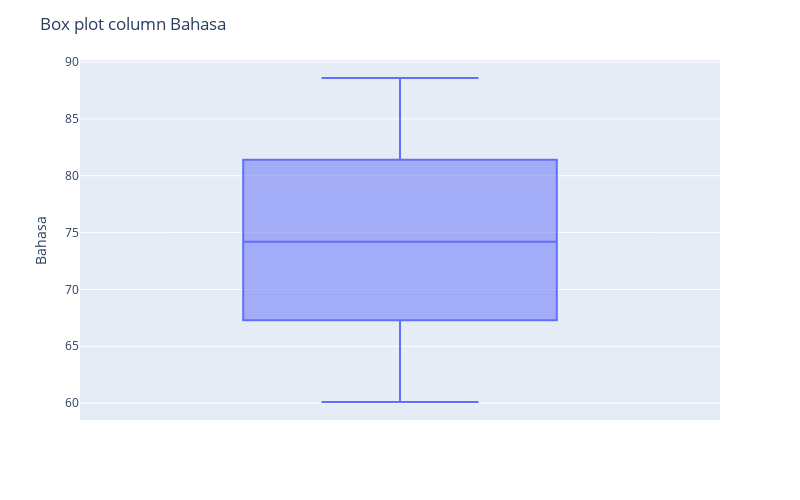
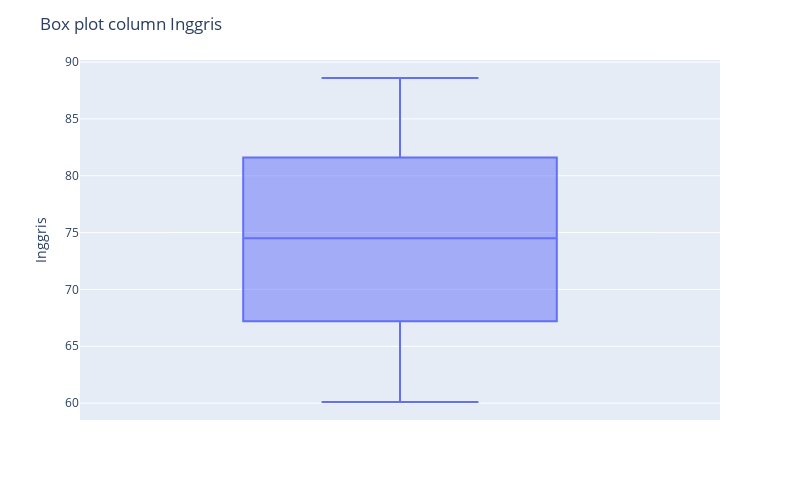
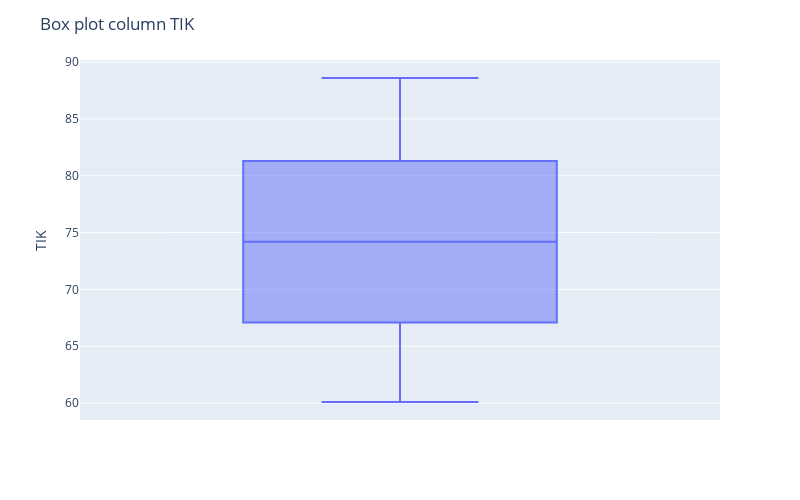
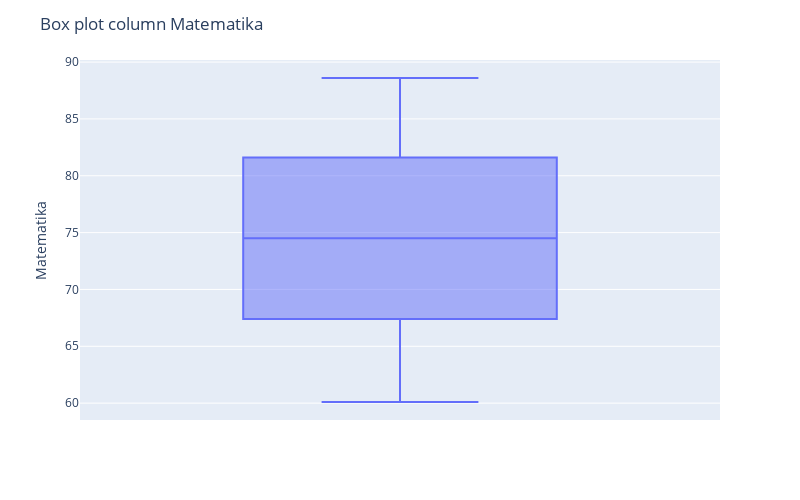

Write notebook code for charts like these, in order.
### Markdown cell above
### Check Outliers

### Code cell
import plotly.express as px
for col in df.columns:
    if df[col].dtypes == 'object':
        pass
    else:
        util_visualization.drawBoxPlot(df, col, title='Box plot column ' + col)
        Q1 = df[col].quantile(0.25)
        Q3 = df[col].quantile(0.75)
        IQR = Q3 - Q1
        numberOfOutliers = util_calculation.getOutlierValue(df,col,Q1,Q3,IQR)
        print("the number of outliers found in the column",col,numberOfOutliers)
        print("===========================================================")

### Figure 1 — Plotly figure (JSON) as saved in the notebook; plotly's stock layout.template omitted (floating-point values rounded to 4 significant figures; data arrays with more than 128 entries replaced by an {"elided": "..."} marker saying what was removed)
{"data": [{"alignmentgroup": "True", "hovertemplate": "Bahasa=%{y}<extra></extra>", "legendgroup": "", "marker": {"color": "#636efa"}, "name": "", "notched": false, "offsetgroup": "", "orientation": "v", "showlegend": false, "type": "box", "x0": " ", "xaxis": "x", "y": {"elided": "11499 float values"}, "y0": " ", "yaxis": "y"}], "layout": {"boxmode": "group", "height": 500, "legend": {"tracegroupgap": 0}, "margin": {"t": 60}, "title": {"text": "Box plot column Bahasa"}, "width": 800, "xaxis": {"anchor": "y", "domain": [0, 1]}, "yaxis": {"anchor": "x", "domain": [0, 1], "title": {"text": "Bahasa"}}}}

### Figure 2 — Plotly figure (JSON) as saved in the notebook; plotly's stock layout.template omitted (floating-point values rounded to 4 significant figures; data arrays with more than 128 entries replaced by an {"elided": "..."} marker saying what was removed)
{"data": [{"alignmentgroup": "True", "hovertemplate": "Inggris=%{y}<extra></extra>", "legendgroup": "", "marker": {"color": "#636efa"}, "name": "", "notched": false, "offsetgroup": "", "orientation": "v", "showlegend": false, "type": "box", "x0": " ", "xaxis": "x", "y": {"elided": "11499 float values"}, "y0": " ", "yaxis": "y"}], "layout": {"boxmode": "group", "height": 500, "legend": {"tracegroupgap": 0}, "margin": {"t": 60}, "title": {"text": "Box plot column Inggris"}, "width": 800, "xaxis": {"anchor": "y", "domain": [0, 1]}, "yaxis": {"anchor": "x", "domain": [0, 1], "title": {"text": "Inggris"}}}}

### Figure 3 — Plotly figure (JSON) as saved in the notebook; plotly's stock layout.template omitted (floating-point values rounded to 4 significant figures; data arrays with more than 128 entries replaced by an {"elided": "..."} marker saying what was removed)
{"data": [{"alignmentgroup": "True", "hovertemplate": "TIK=%{y}<extra></extra>", "legendgroup": "", "marker": {"color": "#636efa"}, "name": "", "notched": false, "offsetgroup": "", "orientation": "v", "showlegend": false, "type": "box", "x0": " ", "xaxis": "x", "y": {"elided": "11499 float values"}, "y0": " ", "yaxis": "y"}], "layout": {"boxmode": "group", "height": 500, "legend": {"tracegroupgap": 0}, "margin": {"t": 60}, "title": {"text": "Box plot column TIK"}, "width": 800, "xaxis": {"anchor": "y", "domain": [0, 1]}, "yaxis": {"anchor": "x", "domain": [0, 1], "title": {"text": "TIK"}}}}

### Figure 4 — Plotly figure (JSON) as saved in the notebook; plotly's stock layout.template omitted (floating-point values rounded to 4 significant figures; data arrays with more than 128 entries replaced by an {"elided": "..."} marker saying what was removed)
{"data": [{"alignmentgroup": "True", "hovertemplate": "Matematika=%{y}<extra></extra>", "legendgroup": "", "marker": {"color": "#636efa"}, "name": "", "notched": false, "offsetgroup": "", "orientation": "v", "showlegend": false, "type": "box", "x0": " ", "xaxis": "x", "y": {"elided": "11499 float values"}, "y0": " ", "yaxis": "y"}], "layout": {"boxmode": "group", "height": 500, "legend": {"tracegroupgap": 0}, "margin": {"t": 60}, "title": {"text": "Box plot column Matematika"}, "width": 800, "xaxis": {"anchor": "y", "domain": [0, 1]}, "yaxis": {"anchor": "x", "domain": [0, 1], "title": {"text": "Matematika"}}}}
